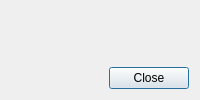
<?xml version="1.0" encoding="UTF-8"?>
<ui version="4.0">
 <class>GammaRay::AboutDialog</class>
 <widget class="QDialog" name="GammaRay::AboutDialog">
  <layout class="QGridLayout" name="gridLayout">
   <item row="0" column="1">
    <widget class="QLabel" name="titleLabel">
     <property name="font">
      <font>
       <weight>75</weight>
       <bold>true</bold>
      </font>
     </property>
     <property name="text">
      <string/>
     </property>
    </widget>
   </item>
   <item row="1" column="1">
    <widget class="QLabel" name="textLabel">
     <property name="sizePolicy">
      <sizepolicy hsizetype="Expanding" vsizetype="Expanding">
       <horstretch>0</horstretch>
       <verstretch>0</verstretch>
      </sizepolicy>
     </property>
     <property name="text">
      <string/>
     </property>
     <property name="alignment">
      <set>Qt::AlignLeading|Qt::AlignLeft|Qt::AlignTop</set>
     </property>
     <property name="wordWrap">
      <bool>true</bool>
     </property>
     <property name="openExternalLinks">
      <bool>true</bool>
     </property>
     <property name="textInteractionFlags">
      <set>Qt::TextBrowserInteraction</set>
     </property>
    </widget>
   </item>
   <item row="0" column="0" rowspan="2">
    <widget class="QLabel" name="logoLabel">
     <property name="text">
      <string/>
     </property>
     <property name="alignment">
      <set>Qt::AlignLeading|Qt::AlignLeft|Qt::AlignTop</set>
     </property>
    </widget>
   </item>
   <item row="2" column="0" colspan="2">
    <widget class="QDialogButtonBox" name="buttonBox">
     <property name="standardButtons">
      <set>QDialogButtonBox::Close</set>
     </property>
    </widget>
   </item>
  </layout>
 </widget>
 <resources/>
 <connections>
  <connection>
   <sender>buttonBox</sender>
   <signal>rejected()</signal>
   <receiver>GammaRay::AboutDialog</receiver>
   <slot>close()</slot>
   <hints>
    <hint type="sourcelabel">
     <x>261</x>
     <y>302</y>
    </hint>
    <hint type="destinationlabel">
     <x>310</x>
     <y>98</y>
    </hint>
   </hints>
  </connection>
 </connections>
</ui>
